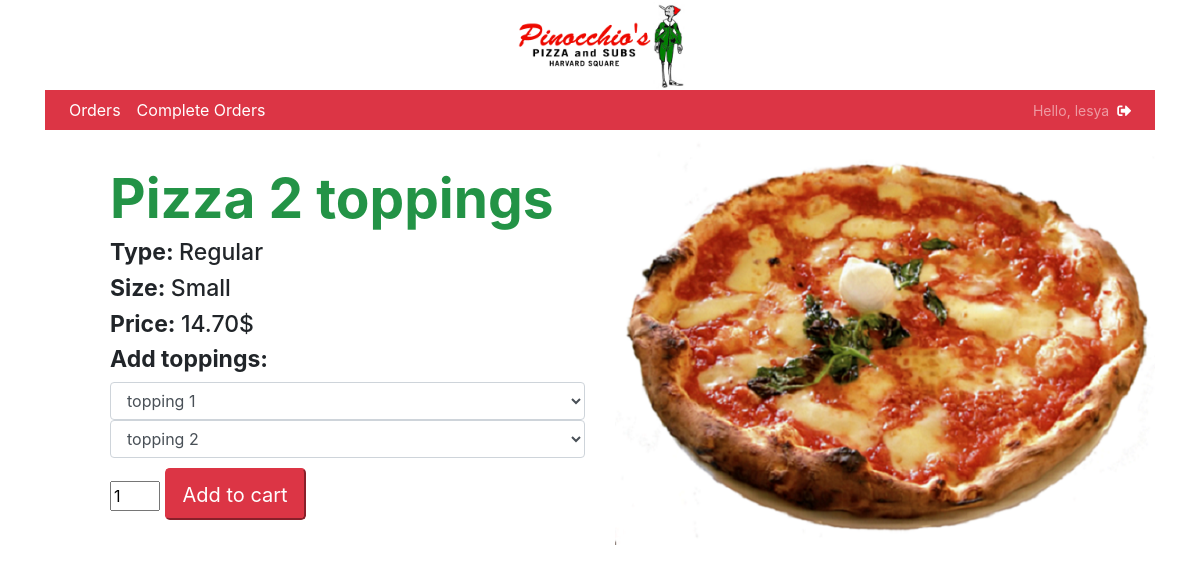
Page /pizza/5 (signed in) on the committed database.
### orders/models.py (models this page shows, shortened)
class Food(models.Model):
    name = models.CharField(max_length=64, verbose_name="Food")
    category = models.ForeignKey(Category, on_delete=models.CASCADE, related_name='food_category')
    size = models.ForeignKey(Size, on_delete=models.CASCADE, related_name='food_size', blank=True, null=True)
    type = models.ForeignKey(PizzaType, on_delete=models.CASCADE, related_name='pizza_type', blank=True, null=True)
    select_toppings = models.ForeignKey(ToppingNumber, on_delete=models.CASCADE, related_name='pizza_topping_number',
                                        blank=True, null=True)
    price = models.ForeignKey(Price, on_delete=models.CASCADE, related_name='food_price')
    extra = models.BooleanField(default=False)

class ToppingNumber(models.Model):
    number = models.CharField(max_length=64, verbose_name="Number of toppings")
    def __str__(self):
        return f"{self.number}"

class PizzaType(models.Model):
    type = models.CharField(max_length=64)
    def __str__(self):
        return f"{self.type}"

class Size(models.Model):
    size = models.CharField(max_length=64)
    def __str__(self):
        return f"{self.size}"

class Price(models.Model):
    price = models.DecimalField(max_digits=6, decimal_places=2)
    def __str__(self):
        return f"{self.price}"

### orders/views.py (the view)
# urls.py: path("pizza/<int:pizza_id>", views.pizza, name="pizza"),
def pizza(request, pizza_id):
    username = request.user.username
    if not username:
        return redirect('login')
    toppings = Topping.objects.all()
    pizza_list = Food.objects.filter(category__name__icontains="Pizza").all()
    pizza = Food.objects.filter(category__name__icontains="Pizza").get(pk=pizza_id)
    return render(request, "orders/pizza.html", {'pizza_list': pizza_list, 'pizza': pizza,  'toppings': toppings, 'cart_count': cart_count(username)})

### orders/models.py (called while the page is built)
    def __str__(self):
        return f"{self.name}"

### orders/views.py (called while the page is built)
def cart_count(username):
    try:
        cart1 = OrderNumber.objects.get(username=username, in_cart=True)
    except OrderNumber.MultipleObjectsReturned:
        raise Http404("More than one cart found.")
    except OrderNumber.DoesNotExist:
        return 0
    else:
        return cart1.order_items.exclude(extra=True).count()

### orders/templates/orders/pizza.html (shortened to what this page needs)
{% extends 'orders/base.html' %}
{% load static %}
{% block content %}
{% if user.is_authenticated %}
    <div class="row">
        <div id="detail" class="col-sm-12 col-md-5 col-lg-6">
            <h1 id="big">Pizza {{ pizza.select_toppings }}</h1>
            <h3><strong>Type: </strong>{{ pizza.type }}</h3>
            <h3><strong>Size: </strong>{{ pizza.size }}</h3>
            <h3><strong>Price: </strong>{{ pizza.price }}$</h3>
            <form action="{% url 'pizza_order' pizza.id %}" method="post">
                {% if pizza.select_toppings.number == "1 topping"%}
                    <h3><strong>Add toppings:</strong></h3>
                    {% for i in "i" %}
                        <select required class="form-control" name="topping{{ forloop.counter0|add:'1' }}">
                            <option value="" selected disabled hidden>topping {{ forloop.counter0|add:'1' }}</option>
                            {% for topping in toppings %}
                                <option value="{{ topping }}">{{ topping }}</option>
                            {% endfor %}
                        </select>
                    {% endfor %}
                {% elif pizza.select_toppings.number == "2 toppings"%}
                    <h3><strong>Add toppings:</strong></h3>
                    {% for i in "ii" %}
                        <select required class="form-control" name="topping{{ forloop.counter0|add:'1' }}">
                            <option value="" selected disabled hidden>topping {{ forloop.counter0|add:'1' }}</option>
                        </select>
                    {% endfor %}
                {% endif %}
            <div id="button">
                <input type="number" value="1" name="number" min="1" max="10" />
                <input id="button" class="btn-lg btn-primary btn-danger" type="submit" value="Add to cart" /></div>
            </form>
        </div>
        <div id="picture" class="col-sm-12 col-md-7 col-lg-6">
            <img src="{% static 'orders/img/pizza.png' %}">
        </div>
    </div>
{% endif %}
{% endblock %}

### orders/templates/orders/base.html (shortened to what this page needs)
<!DOCTYPE html>
{% load static %}
<html lang="en">
<head>
    <link rel="stylesheet" href="https://use.fontawesome.com/releases/v5.6.3/css/all.css">
    <link rel="stylesheet" href="https://maxcdn.bootstrapcdn.com/bootstrap/4.1.3/css/bootstrap.min.css">
    <link rel="stylesheet" type="text/css" href="{% static "orders/css/style.css" %}">
    <link rel="stylesheet" type="text/css" href="{% static "orders/js/index.js" %}">
</head>
<body>
<header>
<div style="text-align: center">
<img id = "logo" src="{% static 'orders/img/Pinocchios_Pizza.png' %}">
</div>
   <div id="app" class="container">
    <nav class="navbar navbar-expand-lg navbar-dark bg-danger">
        <div id="navbarNavDropdown" class="navbar-collapse collapse">
            <ul class="navbar-nav mr-auto">
                {% if user.is_authenticated %}
                    <li class="nav-item">
                        <a class="nav-link" href="{% url "orders" %}">Orders</a>
                    </li>
                {% endif %}
                {%  if user.is_staff %}
                    <li class="nav-item">
                        <a class="nav-link" href="{% url "order_done" %}">Complete Orders</a>
                    </li>
                {% endif %}
            </ul>
          </div>
            <ul id="navbar" class="navbar-nav">
                {% if user.is_authenticated %}
                    <span class="navbar-text">Hello, {{ user }}</span>
                    <li class="nav-item">
                        <a class="nav-link" href="{% url 'logout' %}"><i class="fas fa-sign-out-alt"></i>
                        </a>
                    </li>
                {% endif %}
            </ul>
    </nav>
</div>
    </header>
<div class="container">
    {% block content %}
    {% endblock %}
</div>
</body>
</html>

### orders/static/orders/css/style.css (style rules this page uses)
.container { margin-bottom: 10px; }
.navbar-dark .navbar-nav .nav-link { color: rgba(255,255,255,1)!important; }
input[type=number] { width: 50px; }
ul { font-size: 20px; }
.nav-link { display: inline; }
.navbar-text { padding-top: 0; padding-bottom: 0; }
a { color: #0066c0!important; }
h1 { color: #239346; font-weight: bold; }
#button { padding-top: 10px; }
img { width: 100%; }
#detail, #picture { margin-top: auto!important; margin-bottom: auto!important; }
@media only screen and (min-device-width : 767px) and (max-device-width : 1024px) { ul { font-size: 16px; } }
@media only screen and (min-device-width : 767px) and (max-device-width : 1024px) { #navbar { font-size: 14px; } }
@media only screen and (min-device-width : 767px) and (max-device-width : 1024px) { h1 { font-size: 33px; } }
@media only screen and (min-device-width : 767px) and (max-device-width : 1024px) { #big { font-size: 33px; } }
@media only screen and (min-device-width : 767px) and (max-device-width : 1024px) { h3 { font-size: 23px; } }
@media only screen and (min-device-width : 767px) and (max-device-width : 1024px) { #detail { text-align: left; padding-left: 30px; } }
@media only screen and (min-device-width : 767px) and (max-device-width : 1024px) { #logo { width: auto; height: 65px; } }
@media screen and (min-width: 1024px) { #detail { padding-left: 80px; } }
@media screen and (min-width: 1024px) { #big { font-size: 55px; } }
@media screen and (min-width: 1024px) { #logo { width: auto; height: 90px; } }

### rows in the picture
Food: select_toppings "2 toppings", type "Regular", size "Small", price "14.70"

### other values in the picture
{{ user }} "lesya"
